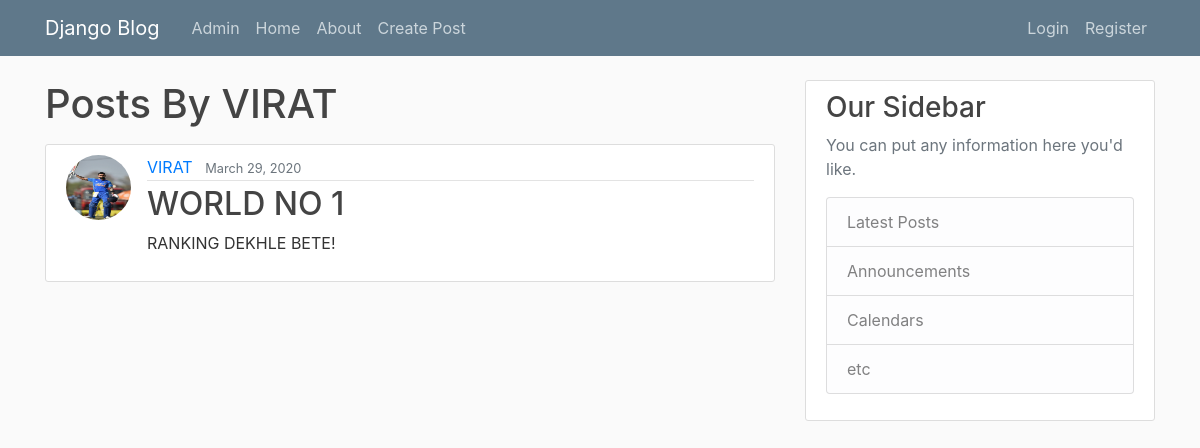
Before: /blog/user/VIRAT with the older database file.
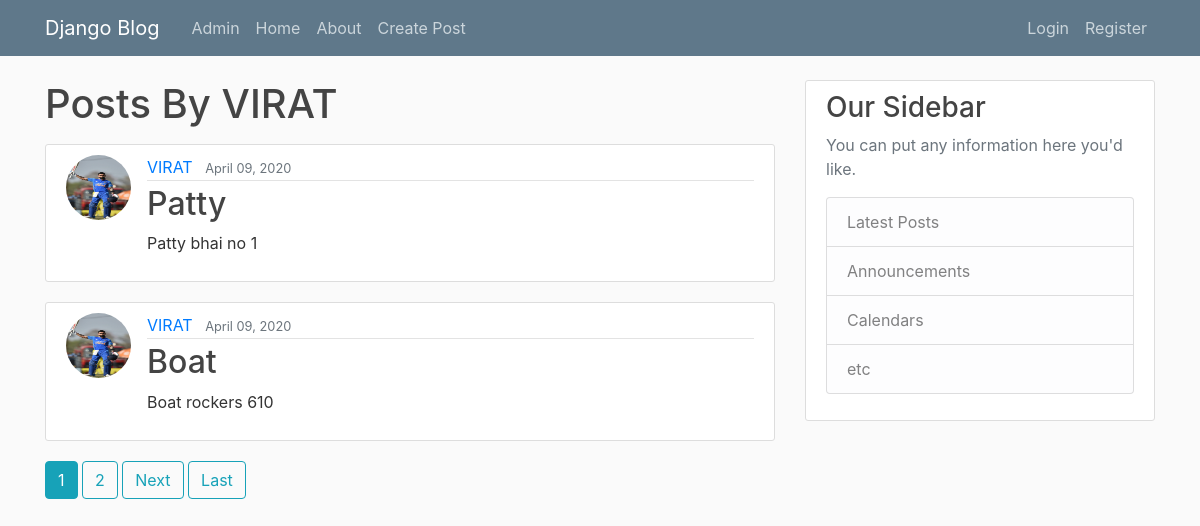
After: the same page with the newer database file.
### blog/models.py (models this page shows, shortened)
class Post(models.Model):
    title = models.CharField(max_length=100)
    content= models.TextField()
    date_posted = models.DateTimeField(default=timezone.now)   #auto_now_add=True but this limits us from updating value ofthis date_posted
    author = models.ForeignKey(User,on_delete=models.CASCADE)  #If user is deleted then this post will be deleted as well

### users/models.py (models this page shows, shortened)
class profile(models.Model):
    user=models.OneToOneField(User,on_delete=models.CASCADE)
    image=models.ImageField(default='default.jpg',upload_to="profile_pics")

### blog/views.py (the view)
# urls.py: path('user/<str:username>', views.user_post_list_view.as_view(),name="user-posts"),
class user_post_list_view(ListView):
    model=models.Post
    template_name="blog/user_post.html" #app/model_viewtype.html
    context_object_name='posts'
    ordering=['-date_posted']
    paginate_by=2
    def get_queryset(self):
        user=get_object_or_404(User,username=self.kwargs.get('username'))
        return models.Post.objects.filter(author=user).order_by("-date_posted")

### blog/templates/blog/user_post.html (shortened to what this page needs)
{% extends "blog/base.html" %}
{% block content %}
    <h1 class="mb-3">Posts By {{ view.kwargs.username }}</h1>
    {% for post in posts %}
        <article class="media content-section">
          <img class="rounded-circle article-img" src="{{post.author.profile.image.url}}">
            <div class="media-body">
              <div class="article-metadata">
                <a class="mr-2" href="{% url 'user-posts' post.author.username %}">{{ post.author }}</a>
                <small class="text-muted">{{ post.date_posted|date:"F d, Y" }}</small>
              </div>
              <h2><a class="article-title" href="{% url 'post-detail' post.id %}">{{ post.title }}</a></h2>
              <p class="article-content">{{ post.content }}</p>
            </div>
          </article>
    {% endfor %}
    {% if is_paginated %}
    {% for num in page_obj.paginator.page_range %}
      {% if page_obj.number == num %}
        <a class="btn btn-info mb-4" href="?page={{ num }}">{{ num }}</a>
      {% elif num > page_obj.number|add:'-3' and num < page_obj.number|add:'3' %}
        <a class="btn btn-outline-info mb-4" href="?page={{ num }}">{{ num }}</a>
      {% endif %}
    {% endfor %}
    {% if page_obj.has_next %}
      <a class="btn btn-outline-info mb-4" href="?page={{ page_obj.next_page_number }}">Next</a>
      <a class="btn btn-outline-info mb-4" href="?page={{ page_obj.paginator.num_pages }}">Last</a>
    {% endif %}
  {% endif %}
{% endblock content %}

Changed rows visible on the page:
no longer on this page (row unchanged): Post: author.profile.image (picture), author "VIRAT", date_posted "March 29, 2020", title "WORLD NO 1", content "RANKING DEKHLE BETE!"
added Post: author.profile.image (picture), author "VIRAT", date_posted "April 09, 2020", title "Patty", content "Patty bhai no 1"
added Post: author.profile.image (picture), author "VIRAT", date_posted "April 09, 2020", title "Boat", content "Boat rockers 610"
Other visible differences:
new list line: "1"
new list line: "2"
text now shown: "Next Last"
